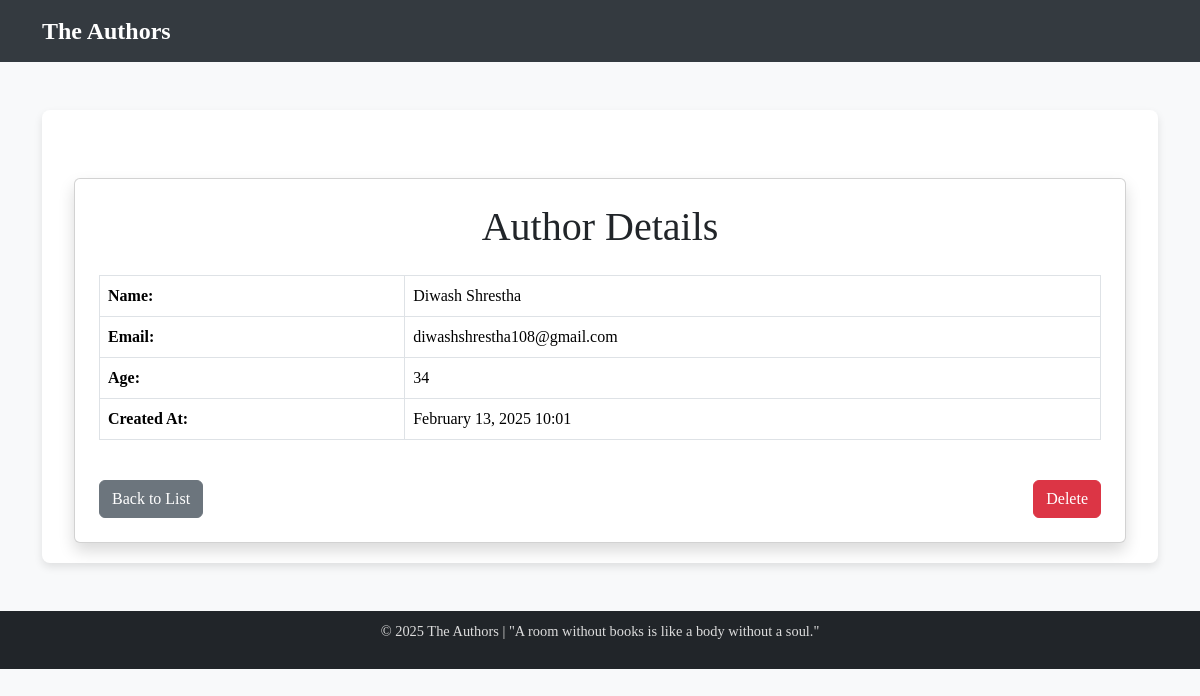
Page /author/1/ on the committed database.
### author/models.py (models this page shows, shortened)
class Author(models.Model):
    user = models.OneToOneField(User, on_delete=models.CASCADE)
    name = models.CharField(max_length=100, blank=True)
    bio = models.TextField(blank=True)
    email = models.EmailField(blank=True, null=True)
    age = models.IntegerField(blank=True, null=True)
    created_at = models.DateTimeField(auto_now_add=True)
    updated_at = models.DateTimeField(auto_now=True)

### author/views.py (the view)
# urls.py: path('<int:author_id>/', views.author_detail, name='author_detail'),
def author_detail(request,author_id):
    author = get_object_or_404(Author, pk=author_id)
    return render(request,'author_detail.html',{'author':author})

### templates/author_detail.html (shortened to what this page needs)
{% extends "base_author.html" %}
{% block content %}
<div class="container mt-5">
    <div class="card shadow p-4">
        <h1 class="text-center mb-4">Author Details</h1>
        <table class="table table-bordered">
            <tr>
                <th>Name:</th>
                <td>{{ author.name }}</td>
            </tr>
            <tr>
                <th>Email:</th>
                <td>{{ author.email }}</td>
            </tr>
            <tr>
                <th>Age:</th>
                <td>{{ author.age }}</td>
            </tr>
            <tr>
                <th>Created At:</th>
                <td>{{ author.created_at|date:"F d, Y H:i" }}</td>
            </tr>
        </table>
        <div class="d-flex justify-content-between mt-4">
            <a href="{% url 'author_list' %}" class="btn btn-secondary">Back to List</a>
            <a href="{% url 'author_delete' author.id %}" class="btn btn-danger">Delete</a>
        </div>
    </div>
</div>
{% endblock %}

### templates/base_author.html (style rules this page uses)
body { font-family: 'Georgia', serif; background-color: #f8f9fa; }

### rows in the picture
Author: name "Diwash Shrestha", email "diwashshrestha108@gmail.com", age "34", created_at "February 13, 2025 10:01"
